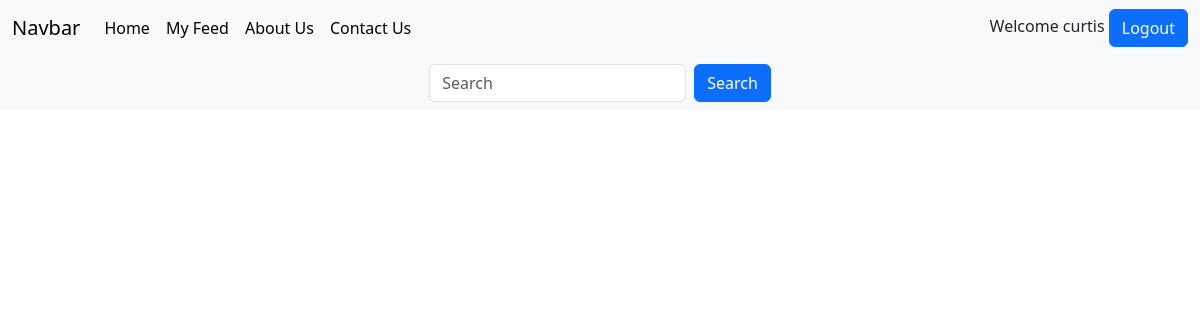
Page /feed/ (signed in) on the earlier database version.
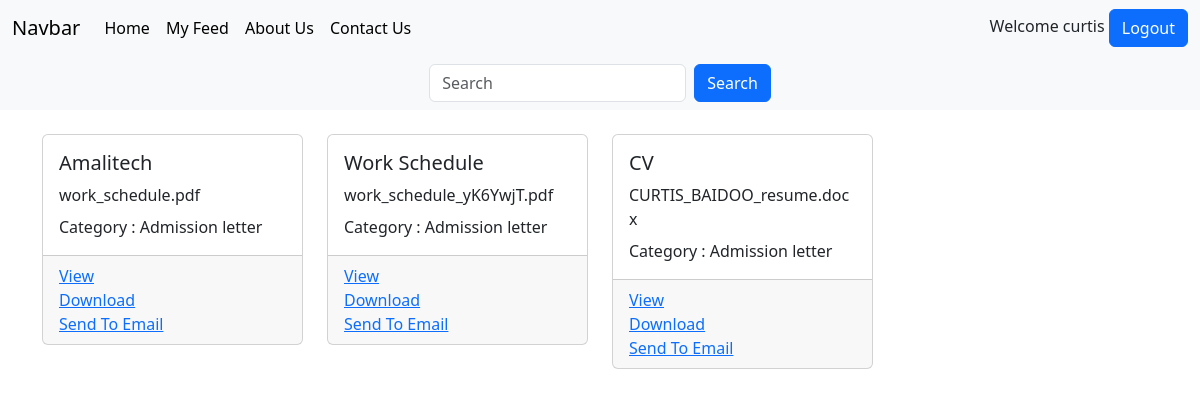
Same page on the later database version.
### file/models.py (models this page shows, shortened)
class All_Users(AbstractBaseUser):
    firstName = models.CharField(max_length=50,null=False)
    lastName = models.CharField(max_length=50,null=False)
    email = models.EmailField(max_length=120,unique=True,null=False)
    password = models.CharField(max_length=300,null=False)
    date_created = models.DateTimeField(auto_now_add=True)
    last_login = models.DateTimeField(auto_now=True)
    is_active = models.BooleanField(default=True)
    is_staff = models.BooleanField(default=False)
    is_superuser = models.BooleanField(default=False)
    is_admin = models.BooleanField(default=False)
    USERNAME_FIELD = 'email'
    REQUIRED_FIELDS = ['firstName','lastName']
    objects=UserManager()
    class Meta:
        verbose_name_plural = 'All Users'

class Document(models.Model):
    title          = models.CharField(max_length=100)
    description    = models.TextField()
    file           = models.FileField(upload_to='file/documents/',validators=[document_file_validation])
    uploaded_at    = models.DateTimeField(auto_now_add=True)
    download_count = models.PositiveIntegerField(default=0)
    email_count    = models.PositiveIntegerField(default=0)
    category       = models.ForeignKey(DocumentCategory,on_delete=models.CASCADE)
    assigned_user  = models.ManyToManyField('All_Users', related_name='assigned_to_users')
    class Meta:
        verbose_name_plural = 'Documents'

class DocumentCategory(models.Model):
    category_name = models.CharField(max_length=100)
    def __str__(self):
        return self.category_name
    class Meta:
        verbose_name_plural = 'Document Categories'

### file/views.py (the view)
# urls.py: path('feed/',views.feed_page_view,name='feed_page'),
def feed_page_view(request):
    if request.user.is_authenticated:
        user = request.user
        documents = Document.objects.filter(assigned_user = user)
        return render(request, 'feed_page.html', {'documents': documents})
    else:
        return render(request, 'feed_page.html')

### file/templatetags/custom_filters.py (called while the page is built)
@register.filter
def filename(value):
    return os.path.basename(value)

### file/templates/feed_page.html (shortened to what this page needs)
{% extends 'base.html' %}
{% load custom_filters %}
{% block content %}
{% if user.is_authenticated %}
    <nav class="navbar bg-body-tertiary">
        <div class="container-fluid justify-content-center">
            <form action="" class="d-flex" role="search">
                <input class="form-control me-2" type="text" name="query" placeholder="Search" aria-label="Search">
                <button class="btn btn-primary" type="submit">Search</button>
            </form>
        </div>
    </nav>
<br>
    <div class="container">
        <div class="row">
            {% for document in documents %}
            <div class="col-md-3">
                <div class="card mb-4">
                    <div class="card-body">
                        <h5 class="card-title">{{ document.title }}</h5>
                        <p class="card-title">{{ document.file.url | filename}}</p>
                        <p class="card-text">Category : {{ document.category }}</p>
                    </div>
                    <div class="card-footer">
                        <div><a href="{% url 'view_documents' document.id %}">View</a></div>
                        <div><a href="{% url 'download_document' document.id %}" >Download</a></div>
                        <div><a href="{% url 'send_email' document.id %}?document_name={{ document.file.url }}">Send To Email</a></div>
                    </div>
                </div>
            </div>
            {% endfor %}
        </div>
    </div>
{% else %}
    <div>
        <p><h3>You are not logged in, </h3></p>
        <p><a class="" href="{% url 'login' %}" role="">login</a> to see your document</p>
    </div>
{% endif %}
{% endblock %}

### file/templates/base.html (shortened to what this page needs)
<!DOCTYPE html>
<html lang="en">
<head>
    <link rel="stylesheet" href="https://cdn.jsdelivr.net/npm/bootstrap@5.3.3/dist/css/bootstrap.min.css">
</head>
<body>
    <nav class="navbar navbar-expand-lg bg-body-tertiary">
        <div class="container-fluid">
          <a class="navbar-brand" href="{% url 'index' %}">Navbar</a>
          <div class="collapse navbar-collapse" id="navbarSupportedContent">
            <ul class="navbar-nav me-auto mb-2 mb-lg-0">
              <li class="nav-item">
                <a class="nav-link active" aria-current="page" href="{% url 'index' %}">Home</a>
              </li>
              <li class="nav-item">
                <a class="nav-link active" aria-current="page" href="{% url 'feed_page' %}">My Feed</a>
              </li>
              <li class="nav-item">
                <a class="nav-link active" aria-current="page">About Us</a>
              </li>
              <li class="nav-item">
                <a class="nav-link active" aria-current="page">Contact Us</a>
              </li>
            </ul>
            {% if user.is_authenticated%}
            <form action="{% url 'logout' %}" method="POST">
              <label for="">Welcome {{user.firstName}}  </label>
              <input type="submit" value="Logout" class="btn btn-primary">
            </form>
            {% else %}
            <a href="{% url 'login' %}"><input type="submit" value="Login" class="btn btn-primary"></a>
            {% endif %}
          </div>
        </div>
      </nav>
      {% block content %}
      {% endblock %}
</body>
</html>

Differences in the rows shown:
added Document: title "Amalitech", file|filename "work_schedule.pdf", category "Admission letter"
added Document: title "Work Schedule", file|filename "work_schedule_yK6YwjT.pdf", category "Admission letter"
added Document: title "CV", file|filename "CURTIS_BAIDOO_resume.docx", category "Admission letter"
